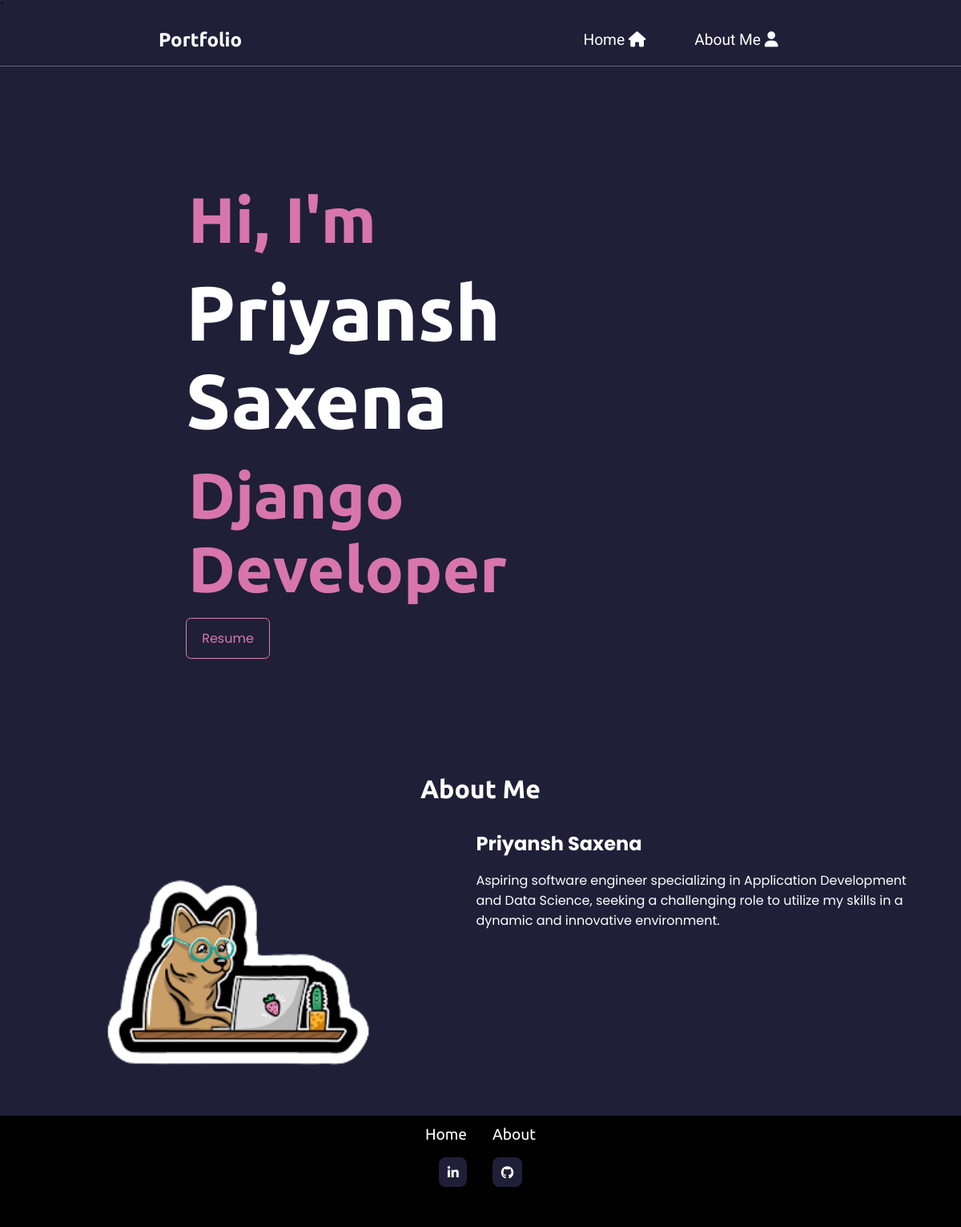
The app's page /, older data.
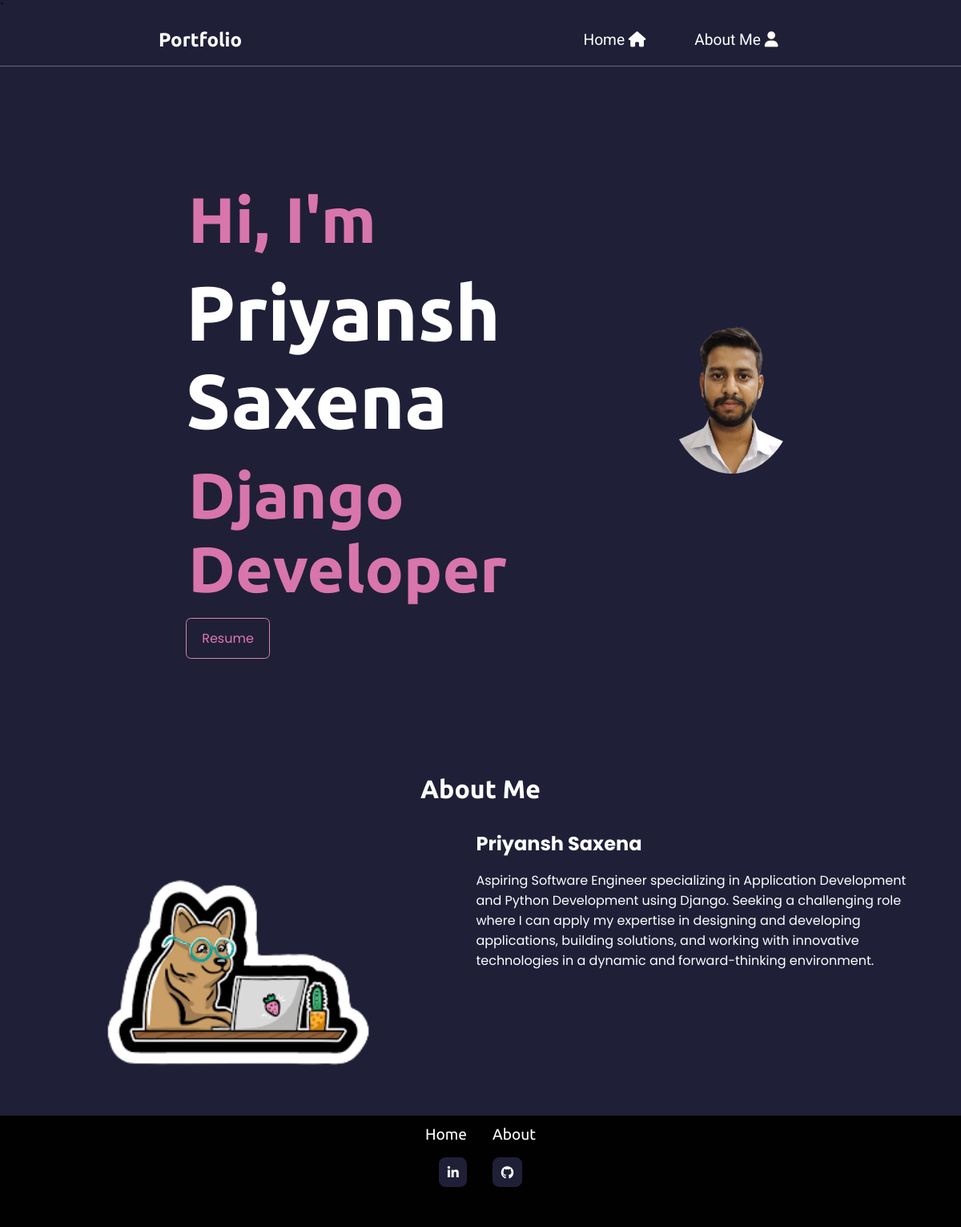
The same page, newer data.
### base/models.py (models this page shows, shortened)
class about(models.Model):
     name = models.CharField(max_length=100)
     designation = models.CharField(max_length=100)
     about_me=models.TextField()

class profile_img(models.Model):
     image = models.ImageField(upload_to='profile_photo/')

### base/views.py (the view)
# urls.py: path('',views.home, name='home')
def home(request):
     about_data = about.objects.first()  # Get the first entry in the About table
     resume_data = resume.objects.first()  # Get the first entry in the Resume table
     profile_image = profile_img.objects.first()  # Get the first profile image
     about_image = about_img.objects.first()
     context = {
        'about': about_data,
        'resume': resume_data,
        'profile_image': profile_image,
        'about_image': about_image,
     }
     data = about.objects.all()
     return render(request, 'home.html', context)

### base/templates/home.html (shortened to what this page needs)
{% load static%}
<!DOCTYPE html>
<!DOCTYPE html>
<html lang="en">
<head>
    <link rel="stylesheet" href="{%static 'css/style.css'%}">
    <link rel="stylesheet" href="https://cdnjs.cloudflare.com/ajax/libs/font-awesome/6.1.1/css/all.min.css">
</head>
<body>`
    <nav id="navbar" class="flex s-around bg-color">
        <div class="left-nav">
            <h2 class="t-white">Portfolio</h2>
        </div>
        <div class="right-nav">
            <ul class="flex">
                <li><a href="#home" class="t-white roboto">Home <i class="fa-solid fa-house"></i></a></li>
                <li><a href="#about" class="t-white roboto">About Me <i class="fa-solid fa-user"></i></a></li>
                </ul>
        </div>
    </nav>
    <section id="about" class="flex s-around sw-80 m-auto">
        <div class="home-left flex items-center">
            <div class="home-content">
                <h6 class="poppinss">Hi, I'm</h6>
                <h1 class="t-white">{{about.name}}</h1>
                <h4 class="poppinss">{{about.designation}}</h4>
                <a href="{{ resume.resume.url }}"  target="_blank">
                    <button class="btn poppins">Resume</button></a>
            </div>
        </div>
        <div class="home-right flex s-center items-center">
            <div class="circle flex s-center items-center" id="mainImage">
                <img src="{{profile_image.image.url}}" alt="">
            </div>
        </div>
    </section>
    <section id="about">
        <h1 class="t-center my-2 t-white f-2">About Me</h1>
        <div class="about-container flex s-around ">
            <div class=" about-left flex s-center items-center">
                <img src="{{about_image.image.url}}" alt="" style="width: 60%;">
            </div>
            <div class="about-right flex">
                <div class="about-content">
                    <h1 class="t-white m-b-1 poppins">{{about.name}}</h1>
                    <p class="t-white poppins">{{about.about_me}}</p>
                </div>
            </div>
        </div>
    </section>
    <footer id="footer">
        <ul class="flex s-center w-80 m-auto my-2 res">
            <li><a href="#home" class="poppinss">Home</a></li>
            <li><a href="#about" class="poppinss">About</a></li>
        </ul>
        <ul class="flex s-center w-80 font-awesome ">
            <a href="https://www.linkedin.com/in/priyansh-saxena-944812215/" target="_blank">
                <li><i class="fa-brands fa-linkedin-in"></i></li>
            </a>
            <a href="https://github.com/PSEMPIRE" target="_blank">
                <li><i class="fa-brands fa-github"></i></li>
        </ul>
    </footer>
</body>
</html>

Row changes from the older to the newer data that the page shows:
changed about "Priyansh Saxena": about_me "Aspiring software engineer specializing in Application Development and Data Science, seeking a challenging role to utilize my skills in a dynamic and innovative environment." → "Aspiring Software Engineer specializing in Application Development and Python Development using Django. Seeking a challenging role where I can apply my expertise in designing and developing applications, building solutions, and working with innovative technologies in a dynamic and forward-thinking environment."
now on this page (row edited): profile_img: image (picture)
